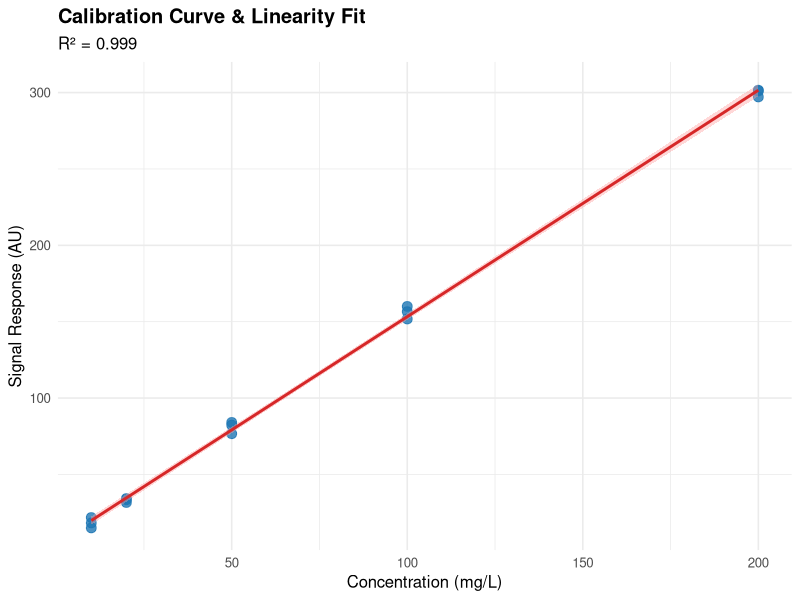
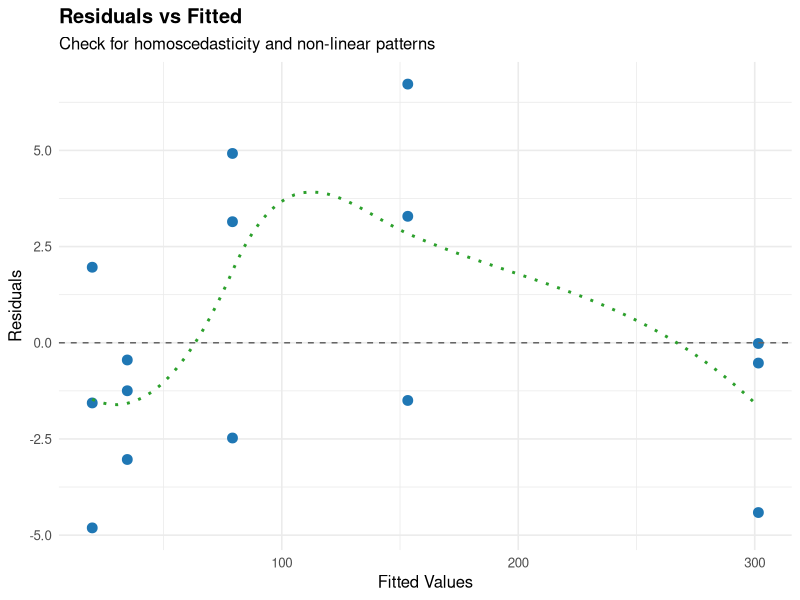

Here is the R script that generated these plots, in order:
# ==============================================================================
# Script Name: linearity_analysis.R
# Description: Demonstrates linear regression and linearity diagnostic analysis.
# Author: Tannaz Akishi

# ==============================================================================

# Load required libraries
if (!requireNamespace("ggplot2", quietly = TRUE)) install.packages("ggplot2")
if (!requireNamespace("broom", quietly = TRUE)) install.packages("broom")

library(ggplot2)
library(broom)

# ------------------------------------------------------------------------------
# 1. Generate Synthetic Calibration Data
# ------------------------------------------------------------------------------
set.seed(42)

# Simulating standard analytical concentration levels (e.g., 5 levels, 3 replicates each)
concentrations <- rep(c(10, 20, 50, 100, 200), each = 3)
slope <- 1.5
intercept <- 2.0
noise <- rnorm(length(concentrations), mean = 0, sd = 3.5)

# Calculate simulated instrumental signal
signal <- intercept + slope * concentrations + noise

data <- data.frame(
  Concentration = concentrations,
  Signal = signal
)

# ------------------------------------------------------------------------------
# 2. Fit Simple Linear Regression
# ------------------------------------------------------------------------------
linear_model <- lm(Signal ~ Concentration, data = data)
model_summary <- summary(linear_model)

cat("==========================================\n")
cat("      LINEAR REGRESSION MODEL RESULTS     \n")
cat("==========================================\n")
print(model_summary)

r_squared <- model_summary$r.squared
cat(sprintf("\nCoefficient of Determination (R²): %.4f\n", r_squared))

# ------------------------------------------------------------------------------
# 3. Lack-of-Fit Test (ANOVA)
# ------------------------------------------------------------------------------
# Fit full model where concentration is treated as a categorical factor
factor_model <- lm(Signal ~ factor(Concentration), data = data)

# Perform Analysis of Variance comparing linear vs. factor model
lof_test <- anova(linear_model, factor_model)

cat("\n==========================================\n")
cat("          LACK-OF-FIT ANOVA TEST          \n")
cat("==========================================\n")
print(lof_test)

# ------------------------------------------------------------------------------
# 4. Residual Diagnostics
# ------------------------------------------------------------------------------
data_diagnostics <- augment(linear_model)

# Plot 1: Calibration Curve with Linear Fit
p1 <- ggplot(data, aes(x = Concentration, y = Signal)) +
  geom_point(color = "#1F77B4", size = 3, alpha = 0.8) +
  geom_smooth(method = "lm", se = TRUE, color = "#D62728", fill = "#FF9E9E") +
  labs(
    title = "Calibration Curve & Linearity Fit",
    subtitle = paste("R² =", round(r_squared, 4)),
    x = "Concentration (mg/L)",
    y = "Signal Response (AU)"
  ) +
  theme_minimal(base_size = 12) +
  theme(plot.title = element_text(face = "bold"))

# Plot 2: Residuals vs. Fitted Values
p2 <- ggplot(data_diagnostics, aes(x = .fitted, y = .resid)) +
  geom_point(color = "#1F77B4", size = 3) +
  geom_hline(yintercept = 0, linetype = "dashed", color = "gray40") +
  geom_smooth(method = "loess", se = FALSE, color = "#2CA02C", linetype = "dotted") +
  labs(
    title = "Residuals vs Fitted",
    subtitle = "Check for homoscedasticity and non-linear patterns",
    x = "Fitted Values",
    y = "Residuals"
  ) +
  theme_minimal(base_size = 12) +
  theme(plot.title = element_text(face = "bold"))

# Save plots to disk
ggsave("calibration_curve.png", plot = p1, width = 6, height = 4.5, dpi = 300)
ggsave("residual_plot.png", plot = p2, width = 6, height = 4.5, dpi = 300)

cat("\nGraphics successfully saved to working directory.\n")
